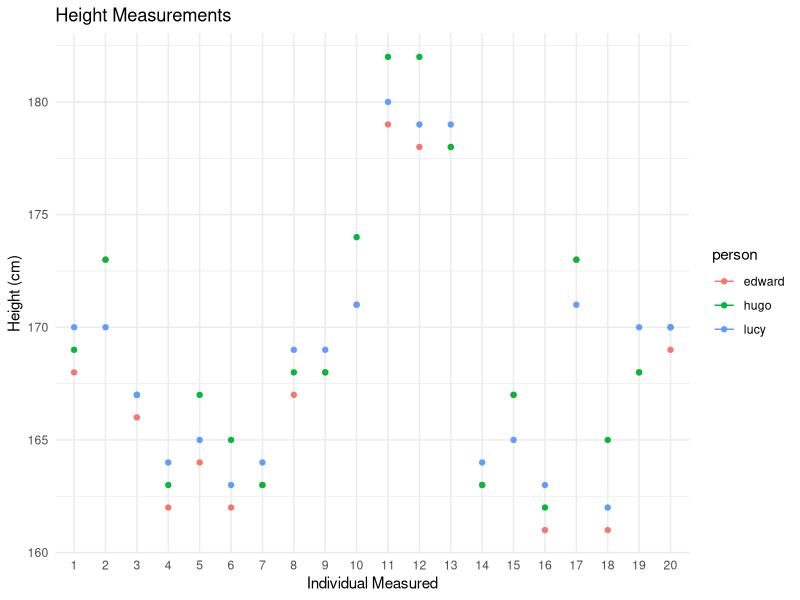

This figure's R source:
#### Preamble ####
# Purpose: Visualize data on heights measures by three friends
# Author: Denise Chang
# Email: ddleletan@hotmail.com
# Date: 14 January 2024 
# Prerequisite: 00_simulate_data.R

#### Workspace setup ####
library(tidyverse)

#### Read in data ####
sim_data <- 
  read_csv(file = "week_4/quizz_4/sim_data.csv")

#### Visualize data ####
# Reshape the tibble
long_sim_data <- 
  pivot_longer(sim_data, 
               cols = c("edward", "hugo", "lucy"), 
               names_to = "person", 
               values_to = "height")

# Construct graph
ggplot(long_sim_data, aes(x = as.factor(friend),
                     y = height,
                     colour = person)) +
  geom_point() +
  geom_line() +
  labs(title = "Height Measurements",
       x = "Individual Measured",
       y = "Height (cm)") +
  theme_minimal()
